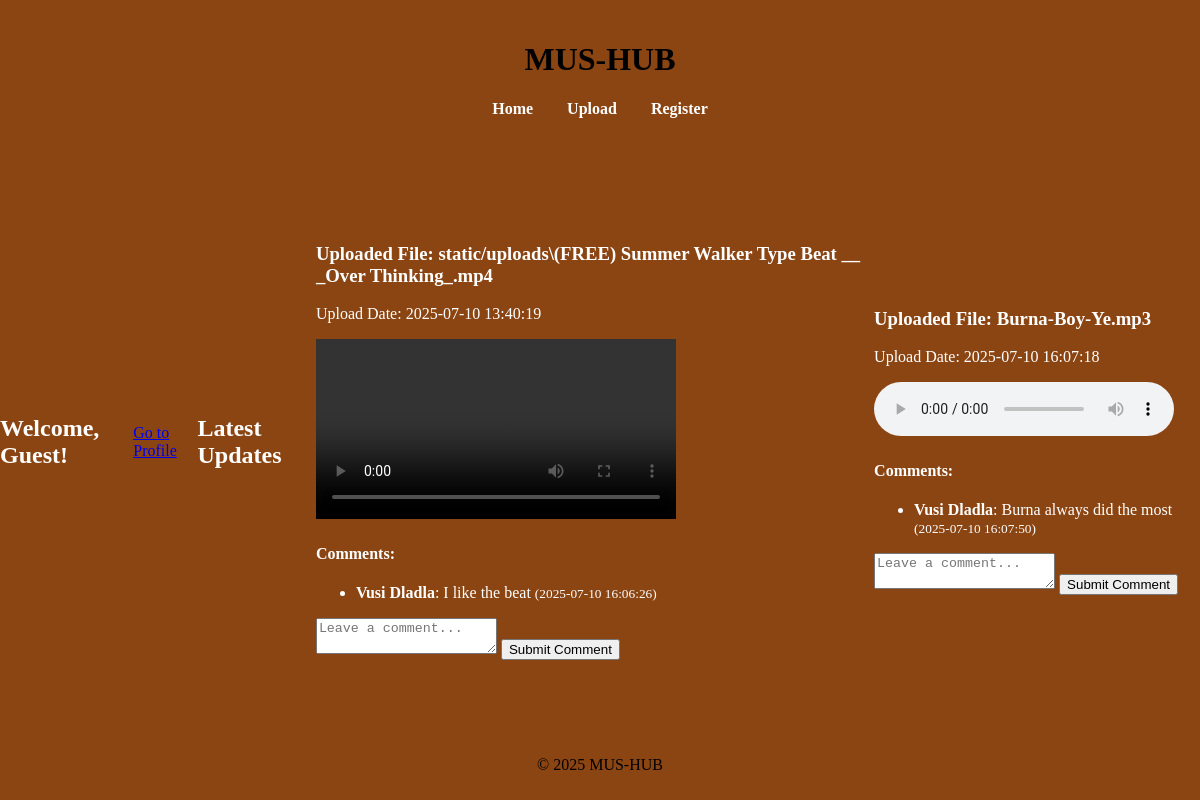
The page / on the database its author committed.
### app.py (models this page shows)
class Content(db.Model):
    ContentID = db.Column(db.Integer, primary_key=True)
    UserID = db.Column(db.Integer, db.ForeignKey('user.UserID'), nullable=False)
    FilePath = db.Column(db.String(200), nullable=False)
    UploadDate = db.Column(db.DateTime, default=datetime.utcnow)

class Comment(db.Model):
    CommentID = db.Column(db.Integer, primary_key=True)
    ContentID = db.Column(db.Integer, db.ForeignKey('content.ContentID'), nullable=False)
    UserID = db.Column(db.Integer, db.ForeignKey('user.UserID'), nullable=False)
    CommentText = db.Column(db.Text, nullable=False)
    CommentDate = db.Column(db.DateTime, default=datetime.utcnow)
    user = db.relationship('User')  # For access to comment.user.Username

class User(db.Model):
    UserID = db.Column(db.Integer, primary_key=True)
    Username = db.Column(db.String(80), nullable=False)
    Email = db.Column(db.String(120), unique=True, nullable=False)
    Password = db.Column(db.String(200), nullable=False)
    Role = db.Column(db.String(20), nullable=False)
    Bio = db.Column(db.String(500))

### app.py (the view)
@app.route('/')
def index():
    user_id = session.get('user_id')
    user = User.query.get(user_id) if user_id else None
    username = user.Username if user else 'Guest'
    contents = Content.query.all()
    for content in contents:
        content.comments = Comment.query.filter_by(ContentID=content.ContentID).all()
    return render_template('index.html', username=username, contents=contents)

### templates/index.html (shortened to what this page needs)
{% extends "base.html" %}
{% block content %}
<h2>Welcome, {{ username }}!</h2>
<a href="{{ url_for('profile') }}">Go to Profile</a>
<h2>Latest Updates</h2>
{% for content in contents %}
    <div class="upload">
        <h3>Uploaded File: {{ content.FilePath }}</h3>
        <p>Upload Date: {{ content.UploadDate.strftime('%Y-%m-%d %H:%M:%S') }}</p>
        {% set ext = content.FilePath.split('.')[-1].lower() %}
        {% if ext in ['mp3', 'wav', 'ogg'] %}
            <audio controls>
                <source src="{{ url_for('static', filename='uploads/' ~ content.FilePath) }}" type="audio/{{ ext }}">
            </audio>
        {% elif ext in ['mp4', 'webm', 'ogg'] %}
            <video controls width="360">
                <source src="{{ url_for('static', filename='uploads/' ~ content.FilePath) }}" type="video/{{ ext }}">
            </video>
        {% else %}
            <p>Preview not available for this file type.</p>
        {% endif %}
        <h4>Comments:</h4>
        <ul>
            {% for comment in content.comments %}
                <li>
                    <strong>{{ comment.user.Username }}</strong>: {{ comment.CommentText }}
                    <small>({{ comment.CommentDate.strftime('%Y-%m-%d %H:%M:%S') }})</small>
                </li>
            {% endfor %}
        </ul>
        <form action="{{ url_for('add_comment', content_id=content.ContentID) }}" method="POST">
            <textarea name="comment_text" placeholder="Leave a comment..." required></textarea>
            <button type="submit">Submit Comment</button>
        </form>
    </div>
{% endfor %}
{% endblock %}

### templates/base.html (shortened to what this page needs)
<!DOCTYPE html>
<html lang="en">
<head>
    <link rel="stylesheet" href="{{ url_for('static', filename='base.css') }}">
</head>
<body>
    <header>
        <h1>MUS-HUB</h1>
        <nav>
            <ul>
                <li><a href="/">Home</a></li>
                <li><a href="/upload">Upload</a></li>
                {% if 'user_id' in session %}
                    <li><a href="{{ url_for('profile') }}">Profile</a></li>
                    <li><a href="{{ url_for('logout') }}">Logout</a></li>
                {% else %}
                    <li><a href="/register">Register</a></li>
                {% endif %}
            </ul>
        </nav>
    </header>
    <main>
        {% block content %}{% endblock %}
    </main>
    <footer>
        <p>&copy; 2025 MUS-HUB</p>
    </footer>
</body>
</html>

### static/base.css (style rules this page uses)
body { margin: 0; height: 100vh; display: flex; flex-direction: column; justify-content: space-between; align-items: center; background-color: hsl(25, 76%, 31%); background-image: url('https://images.unsplash.com/uploads/1412282232015a06e258a/4bdd2a58?fm=jpg&q=60&w=3000&ixlib=rb-4.1.0&ixid=M3wxMjA3fDB8MHxzZWFyY2h8N3x8bXVzaWMlMjBiYWNrZ3JvdW5kfGVufDB8fDB8fHww'); background-size: cover; background-position: center; animation: fade 5s infinite alternate; }
header { width: 100%; padding: 20px; text-align: center; background-color: rgba(139, 69, 19, 0.8); }
nav ul { list-style-type: none; padding: 0; }
nav ul li { display: inline; margin: 0 15px; }
nav a { color: white; text-decoration: none; font-weight: bold; }
main { flex: 1; display: flex; justify-content: center; align-items: center; color: white; }
footer { padding: 10px; text-align: center; background-color: rgba(139, 69, 19, 0.8); }

### rows shown on the page
Content: FilePath "static/uploads\\(FREE) Summer Walker Type Beat __ _Over Thinking_.mp4", UploadDate "2025-07-10 13:40:19"
Comment: user.Username "Vusi Dladla", CommentText "I like the beat", CommentDate "2025-07-10 16:06:26"
Content: FilePath "Burna-Boy-Ye.mp3", UploadDate "2025-07-10 16:07:18"
Comment: user.Username "Vusi Dladla", CommentText "Burna always did the most", CommentDate "2025-07-10 16:07:50"

### other values the page prints
{{ username }} "Guest"
